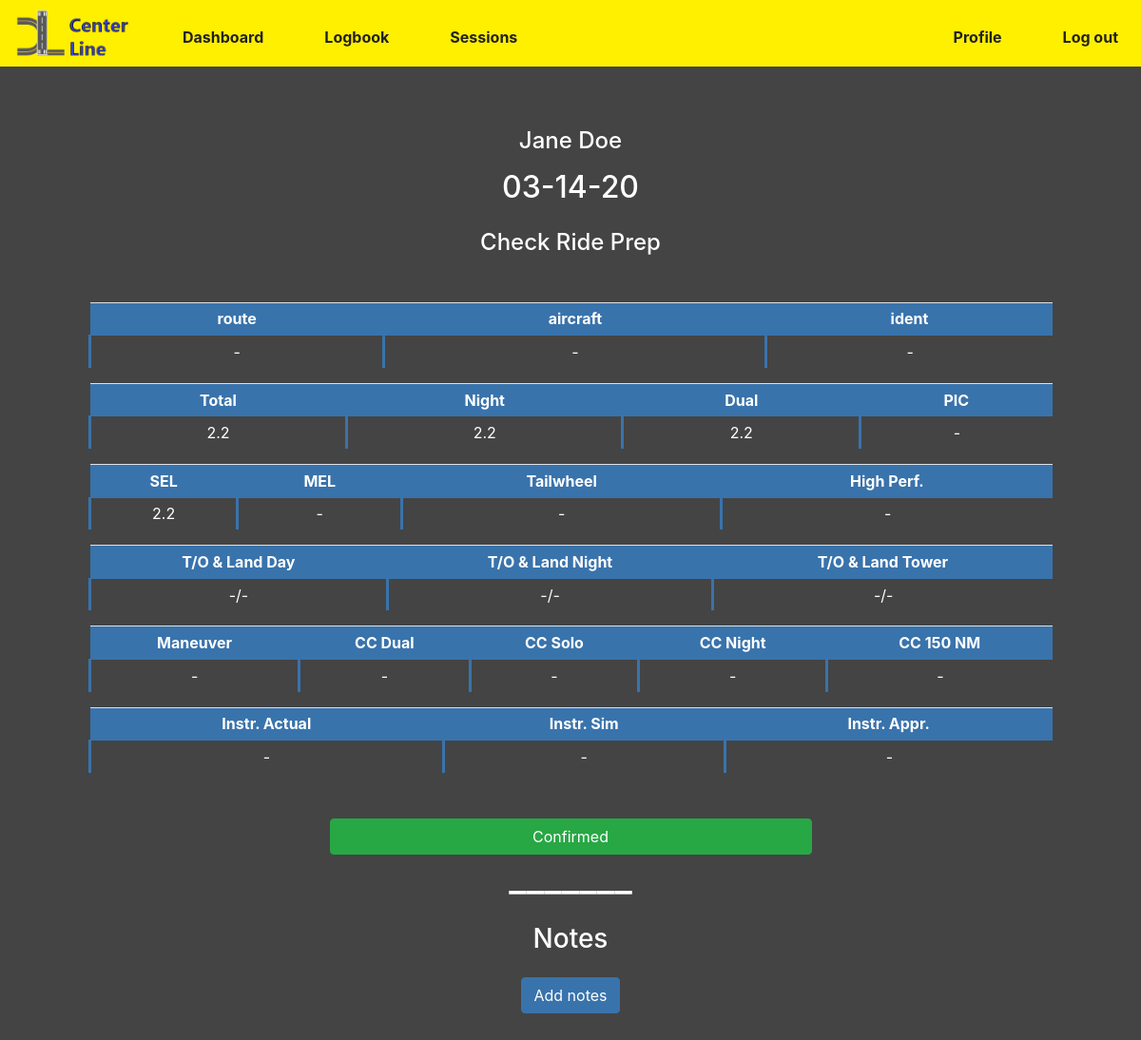
The app's page /flight_log/21 (signed in) with its own data.
### tables this page shows
CREATE TABLE users (
'id' INTEGER PRIMARY KEY AUTOINCREMENT NOT NULL,
'email' TEXT NOT NULL,
'hash' TEXT NOT NULL,
'firstname' TEXT NOT NULL,
'lastname' TEXT NOT NULL,
'role' TEXT NOT NULL,
'profile_image' TEXT,
'assigned_instructor' INTEGER
, 'progress' INTEGER DEFAULT 0);

CREATE TABLE flightLogs (
'id' INTEGER PRIMARY KEY AUTOINCREMENT NOT NULL,
'user_id' INTEGER NOT NULL,
'confirmation' INTEGER DEFAULT 0,
'notes' TEXT,
'log_type' TEXT,
'date' TEXT NOT NULL,
'route' TEXT,
'aircraft' TEXT,
'aircraft_ident' TEXT,
'sel' REAL,
'mel' REAL,
'tailwheel' REAL,
'high_performance' REAL,
'total_hours' REAL,
'dual' REAL,
'pic' REAL,
'night_dual' REAL,
'takeoff_day' INTEGER,
'land_day' INTEGER,
'takeoff_night' INTEGER,
'land_night' INTEGER,
'takeoff_tower' INTEGER,
'land_tower' INTEGER,
'maneuver' REAL,
'cc_dual' REAL,
'cc_night' INTEGER,
'cc_solo' REAL,
'cc_150' INTEGER,
'instrument_actual' REAL,
'instrument_sim' REAL,
'instrument_approach' INTEGER, 'check_ride_prep' REAL,
FOREIGN KEY(user_id) REFERENCES users(id)
);

### application.py (the view, shortened to what this page needs)
@app.route("/flight_log/<log_id>", methods=["GET", "POST"])
@login_required
def flight_log(log_id):
    if request.method == "GET":
        log = db.execute("SELECT * FROM flightLogs WHERE id = :log_id",
                    log_id=log_id)[0]
        if not log:
            return apology("Invalid request", 403)
        for x, y in log.items():
            if not y or y == "":
                log[x] = '-'
        logUser = db.execute("SELECT firstname, lastname FROM users WHERE id = :logUser",
                                logUser=log['user_id'])[0]
        if session["user_id"] == log['user_id']:
            return render_template("flight_log.html", log=log, user=logUser)
        elif session["user_id"] == db.execute("SELECT assigned_instructor FROM users WHERE id = :student_id", student_id=log['user_id'])[0]['assigned_instructor']:
            return render_template("flight_log.html", log=log, user=logUser, instructorView=True)
        else:
            return apology("Invalid request", 403)

### application.py (called while the page is built)
@app.after_request
def after_request(response):
    response.headers["Cache-Control"] = "no-cache, no-store, must-revalidate"
    response.headers["Expires"] = 0
    response.headers["Pragma"] = "no-cache"
    return response

### helpers.py (called while the page is built)
def format_date(date):
    fDate = date[5:7] + "-" + date[8:10] + "-" + date[2:4]
    return fDate

def login_required(f):
    @wraps(f)
    def decorated_function(*args, **kwargs):
        if session.get("user_id") is None:
            return redirect("/login")
        return f(*args, **kwargs)
    return decorated_function

### templates/flight_log.html (shortened to what this page needs)
{% if instructorView %}
    {% extends "layout_instructor.html" %}
{% else %}
    {% extends "layout_student.html" %}
{% endif %}
{% block main %}
    <h4 class="mt-3">{{ user['firstname'] }} {{ user['lastname'] }}</h4>
    <h2 class="mt-3">{{ log['date'] | format_date}}</h2>
    <h4 class="mt-4">{{ log['log_type'] }}</h4>
    <br>
    {% if log['log_type'] == "Exam" %}
        <h1 class="mt-5">Exam only</h1>
    {% else %}
        <div class="container mt-3 logTable">
            <table class="table table-sm">
                <tr>
                    <th>route</th>
                    <th>aircraft</th>
                    <th>ident</th>
                </tr>
                <tr>
                    <td>{{ log['route'] }}</td>
                    <td>{{ log['aircraft'] }}</td>
                    <td>{{ log['aircraft_ident'] }}</td>
                </tr>
            </table>
            <table class="table table-sm mt-3">
                <tr>
                    <th>Total</th>
                    <th>Night</th>
                    <th>Dual</th>
                    <th>PIC</th>
                </tr>
                <tr>
                    <td>{{ log['total_hours'] }}</td>
                    <td>{{ log['night_dual'] }}</td>
                    <td>{{ log['dual'] }}</td>
                    <td>{{ log['pic'] }}</td>
                </tr>
            </table>
            <table class="table table-sm mt-3">
                <tr>
                    <th>SEL</th>
                    <th>MEL</th>
                    <th>Tailwheel</th>
                    <th>High Perf.</th>
                </tr>
                <tr>
                    <td>{{ log['sel'] }}</td>
                    <td>{{ log['mel'] }}</td>
                    <td>{{ log['tailwheel'] }}</td>
                    <td>{{ log['high_performance'] }}</td>
                </tr>
            </table>
            <table class="table table-sm mt-3">
                <tr>
                    <th>T/O & Land Day</th>
                    <th>T/O & Land Night</th>
                    <th>T/O & Land Tower</th>
                </tr>
                <tr>
                    <td>{{ log['takeoff_day'] }}/{{ log['land_day'] }}</td>
                    <td>{{ log['takeoff_night'] }}/{{ log['land_night'] }}</td>
                    <td>{{ log['takeoff_tower'] }}/{{ log['land_tower'] }}</td>
                </tr>
            </table>
            <table class="table table-sm mt-3">
                <tr>
                    <th>Maneuver</th>
                    <th>CC Dual</th>
                    <th>CC Solo</th>
                    <th>CC Night</th>
                    <th>CC 150 NM</th>
                </tr>
                <tr>
                    <td>{{ log['maneuver'] }}</td>
                    <td>{{ log['cc_dual'] }}</td>
                    <td>{{ log['cc_solo'] }}</td>
                    <td>{{ log['cc_night'] }}</td>
                    <td>{{ log['cc_150'] }}</td>
                </tr>
            </table>
            <table class="table table-sm mt-3 mb-5">
                <tr>
                    <th>Instr. Actual</th>
                    <th>Instr. Sim</th>
                    <th>Instr. Appr.</th>
                </tr>
                <tr>
                    <td>{{ log['instrument_actual'] }}</td>
                    <td>{{ log['instrument_sim'] }}</td>
                    <td>{{ log['instrument_approach'] }}</td>
                </tr>
            </table>
            {% if log['confirmation'] != 1 %}
                {% if instructorView %}
                    <form action="/flight_log/{{ log['id'] }}" method="post">
                        <button class="btn btn-success w-50 m-auto" type="submit">Confirm</button>
                    </form>
                {% else %}
                    <a class="btn btn-tertiary w-50 m-auto" href="#">Unconfirmed</a>
                {% endif %}
            {% else %}
                <a class="btn btn-success w-50 m-auto" href="#">Confirmed</a>
            {% endif %}
        </div>
    {% endif %}
    <h1 class="mb-4">_______</h1>
    <h3>Notes</h3>
    {% if log['notes'] != "-" %}
        <form action="/log_notes/{{ log['id'] }}" method="post">
            <div class="form-group row justify-content-center mt-3">
                <textarea class="form-control notes" readonly name="logNotes" rows="10">{{ log['notes'] }}</textarea>
            </div>
            <button class="btn btn-primary" id="editBtn" onclick="editNotes();" type="button">Edit notes</button>
            <button class="btn btn-primary" id="submitBtn" type="submit" disabled style="display: none;">Submit</button>
            <br>
        </form>
    {% else %}
        <button class="btn btn-primary mt-3" id="addBtn1" onclick="addNotes();" type="button">Add notes</button>
    {% endif %}
{% endblock %}

### records on screen
users: firstname "Jane", lastname "Doe"
flightLogs: date "03-14-20", log_type "Check Ride Prep", total_hours "2.2", night_dual "2.2", dual "2.2", sel "2.2"

### other values on screen
{{ log['route'] }} "-"
{{ log['aircraft'] }} "-"
{{ log['aircraft_ident'] }} "-"
{{ log['pic'] }} "-"
{{ log['mel'] }} "-"
{{ log['tailwheel'] }} "-"
{{ log['high_performance'] }} "-"
{{ log['takeoff_day'] }} "-"
{{ log['land_day'] }} "-"
{{ log['takeoff_night'] }} "-"
{{ log['land_night'] }} "-"
{{ log['takeoff_tower'] }} "-"
{{ log['land_tower'] }} "-"
{{ log['maneuver'] }} "-"
{{ log['cc_dual'] }} "-"
